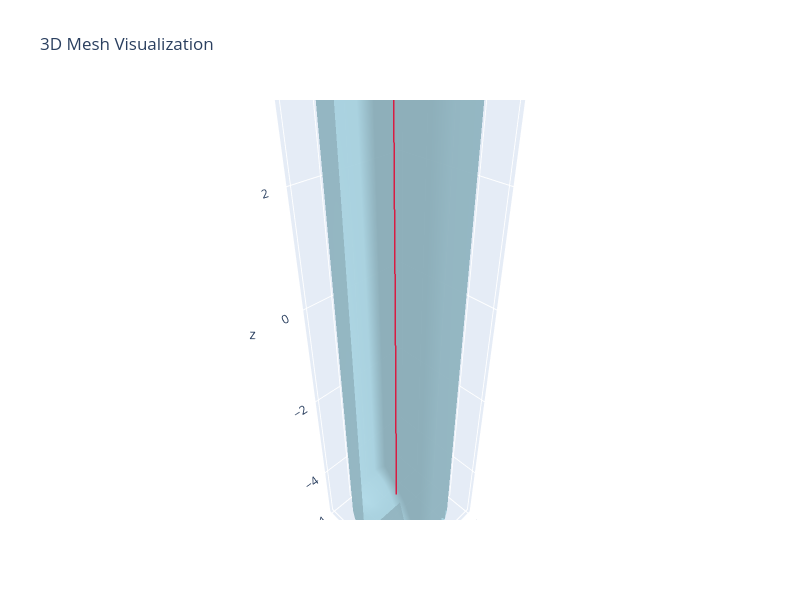

Write notebook code for a chart like this one.
### Markdown cell above
## Example 3: Compare optimizer settings

### Code cell
smoothing_weights = [0.0, 0.3, 0.5, 0.7, 0.9]
results = []

for smoothing_weight in smoothing_weights:
    test_options = BasisOptimizerOptions(
        do_pruning=False,
        do_snapping=True,
        do_forcing=True,
        max_iterations=50,
        step_size=0.1,
        smoothing_weight=smoothing_weight,
        preserve_terminal_nodes=True,
    )
    test_optimizer = BasisOptimizer(initial_basis, mesh, test_options)
    test_optimizer.optimize()
    results.append(
        {
            "smoothing_weight": smoothing_weight,
            "stats": test_optimizer.get_optimization_stats(),
        }
    )

print("Effect of smoothing weight on basis optimization:")
print("\nSmoothing Weight | Nodes Outside Mesh | Total Length")
print("-" * 55)
for result in results:
    print(
        f"      {result['smoothing_weight']:.1f}        | "
        f"        {result['stats']['nodes_outside_mesh']:>2}         | "
        f"   {result['stats']['total_length']:.4f}"
    )

### Figure 1 — Plotly figure (JSON) as saved in the notebook; plotly's stock layout.template omitted (floating-point values rounded to 4 significant figures)
{"data": [{"color": "lightblue", "i": [1, 1, 2, 2, 4, 4, 5, 5, 6, 6, 7, 7, 8, 8, 9, 9, 10, 10, 11, 11, 12, 12, 13, 13, 14, 14, 15, 15, 16, 16, 17, 17, 18, 18, 19, 19, 20, 20, 21, 21, 22, 22, 23, 23, 24, 24, 25, 25, 26, 26, 27, 27, 28, 28, 29, 29, 30, 30, 31, 31, 32, 32, 33, 33, 34, 34, 35, 35, 36, 36, 37, 37, 38, 38, 39, 39, 40, 40, 41, 41, 42, 42, 43, 43, 44, 44, 45, 45, 46, 46, 47, 47, 48, 48, 49, 49, 50, 50, 51, 51, 52, 52, 53, 53, 54, 54, 55, 55, 56, 56, 57, 57, 58, 58, 59, 59, 60, 60, 61, 61, 62, 62, 63, 63, 64, 64, 65, 65], "j": [0, 4, 4, 5, 0, 6, 6, 7, 0, 8, 8, 9, 0, 10, 10, 11, 0, 12, 12, 13, 0, 14, 14, 15, 0, 16, 16, 17, 0, 18, 18, 19, 0, 20, 20, 21, 0, 22, 22, 23, 0, 24, 24, 25, 0, 26, 26, 27, 0, 28, 28, 29, 0, 30, 30, 31, 0, 32, 32, 33, 0, 34, 34, 35, 0, 36, 36, 37, 0, 38, 38, 39, 0, 40, 40, 41, 0, 42, 42, 43, 0, 44, 44, 45, 0, 46, 46, 47, 0, 48, 48, 49, 0, 50, 50, 51, 0, 52, 52, 53, 0, 54, 54, 55, 0, 56, 56, 57, 0, 58, 58, 59, 0, 60, 60, 61, 0, 62, 62, 63, 0, 64, 64, 65, 0, 1, 1, 2], "k": [4, 2, 5, 3, 6, 5, 7, 3, 8, 7, 9, 3, 10, 9, 11, 3, 12, 11, 13, 3, 14, 13, 15, 3, 16, 15, 17, 3, 18, 17, 19, 3, 20, 19, 21, 3, 22, 21, 23, 3, 24, 23, 25, 3, 26, 25, 27, 3, 28, 27, 29, 3, 30, 29, 31, 3, 32, 31, 33, 3, 34, 33, 35, 3, 36, 35, 37, 3, 38, 37, 39, 3, 40, 39, 41, 3, 42, 41, 43, 3, 44, 43, 45, 3, 46, 45, 47, 3, 48, 47, 49, 3, 50, 49, 51, 3, 52, 51, 53, 3, 54, 53, 55, 3, 56, 55, 57, 3, 58, 57, 59, 3, 60, 59, 61, 3, 62, 61, 63, 3, 64, 63, 65, 3, 1, 65, 2, 3], "name": "Mesh", "opacity": 0.8, "type": "mesh3d", "x": [0.0, 1.0, 1.0, 0.0, 0.9808, 0.9808, 0.9239, 0.9239, 0.8315, 0.8315, 0.7071, 0.7071, 0.5556, 0.5556, 0.3827, 0.3827, 0.1951, 0.1951, 6.123e-17, 6.123e-17, -0.1951, -0.1951, -0.3827, -0.3827, -0.5556, -0.5556, -0.7071, -0.7071, -0.8315, -0.8315, -0.9239, -0.9239, -0.9808, -0.9808, -1.0, -1.0, -0.9808, -0.9808, -0.9239, -0.9239, -0.8315, -0.8315, -0.7071, -0.7071, -0.5556, -0.5556, -0.3827, -0.3827, -0.1951, -0.1951, -1.837e-16, -1.837e-16, 0.1951, 0.1951, 0.3827, 0.3827, 0.5556, 0.5556, 0.7071, 0.7071, 0.8315, 0.8315, 0.9239, 0.9239, 0.9808, 0.9808], "y": [0.0, 0.0, 0.0, 0.0, 0.1951, 0.1951, 0.3827, 0.3827, 0.5556, 0.5556, 0.7071, 0.7071, 0.8315, 0.8315, 0.9239, 0.9239, 0.9808, 0.9808, 1.0, 1.0, 0.9808, 0.9808, 0.9239, 0.9239, 0.8315, 0.8315, 0.7071, 0.7071, 0.5556, 0.5556, 0.3827, 0.3827, 0.1951, 0.1951, 1.225e-16, 1.225e-16, -0.1951, -0.1951, -0.3827, -0.3827, -0.5556, -0.5556, -0.7071, -0.7071, -0.8315, -0.8315, -0.9239, -0.9239, -0.9808, -0.9808, -1.0, -1.0, -0.9808, -0.9808, -0.9239, -0.9239, -0.8315, -0.8315, -0.7071, -0.7071, -0.5556, -0.5556, -0.3827, -0.3827, -0.1951, -0.1951], "z": [-5.0, -5.0, 5.0, 5.0, -5.0, 5.0, -5.0, 5.0, -5.0, 5.0, -5.0, 5.0, -5.0, 5.0, -5.0, 5.0, -5.0, 5.0, -5.0, 5.0, -5.0, 5.0, -5.0, 5.0, -5.0, 5.0, -5.0, 5.0, -5.0, 5.0, -5.0, 5.0, -5.0, 5.0, -5.0, 5.0, -5.0, 5.0, -5.0, 5.0, -5.0, 5.0, -5.0, 5.0, -5.0, 5.0, -5.0, 5.0, -5.0, 5.0, -5.0, 5.0, -5.0, 5.0, -5.0, 5.0, -5.0, 5.0, -5.0, 5.0, -5.0, 5.0, -5.0, 5.0, -5.0, 5.0]}, {"line": {"color": "crimson", "width": 3}, "mode": "lines", "name": "Polyline 0", "opacity": 0.95, "showlegend": false, "type": "scatter3d", "x": [0.4, 0.3, 0.2, 0.3, 0.4], "y": [0.3, 0.2, 0.1, 0.2, 0.3], "z": [-4.0, -2.0, 0.0, 2.0, 4.0]}], "layout": {"autosize": false, "height": 600, "scene": {"aspectmode": "data", "xaxis": {"visible": true}, "yaxis": {"visible": true}, "zaxis": {"visible": true}}, "title": {"text": "3D Mesh Visualization"}, "width": 800}}
